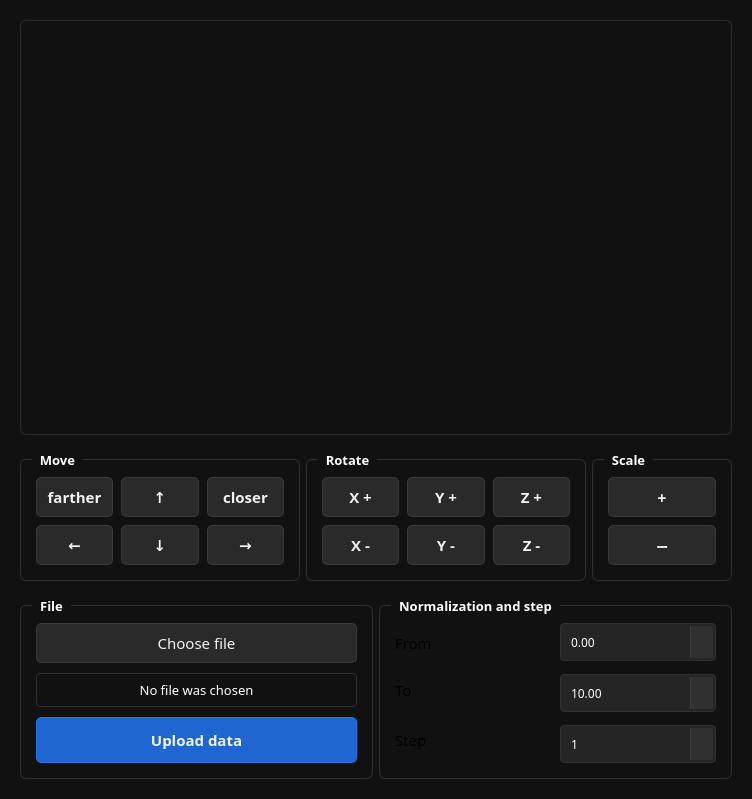
<?xml version="1.0" encoding="UTF-8"?>
<ui version="4.0">
 <class>MainWindow</class>
 <widget class="QMainWindow" name="MainWindow">
  <property name="geometry">
   <rect>
    <x>0</x>
    <y>0</y>
    <width>752</width>
    <height>799</height>
   </rect>
  </property>
  <property name="sizePolicy">
   <sizepolicy hsizetype="Preferred" vsizetype="Maximum">
    <horstretch>0</horstretch>
    <verstretch>0</verstretch>
   </sizepolicy>
  </property>
  <property name="minimumSize">
   <size>
    <width>600</width>
    <height>0</height>
   </size>
  </property>
  <property name="windowTitle">
   <string>3D visualization</string>
  </property>
  <property name="windowIcon">
   <iconset resource="res.qrc">
    <normaloff>:/icons/assets/3d.svg</normaloff>:/icons/assets/3d.svg</iconset>
  </property>
  <property name="styleSheet">
   <string notr="true">QMainWindow {
    background-color: #111111;
	color: #f2f2f2;
}

QGroupBox {
    border: 1px solid #2f2f2f;
    border-radius: 6px;
    margin-top: 18px;
    padding: 8px 6px 6px 6px;
    color: #f2f2f2;
}

QGroupBox::title {
    subcontrol-origin: margin;
    left: 12px;
	top: 10px;
    padding: 0 6px;
    color: #ffffff;
}
QLabel#pathLabel {
    border: 1px solid #2f2f2f;
    border-radius: 4px;
    color: #ffffff;
    padding: 7px 9px;
}
QPushButton {
    background-color: #2a2a2a;
    border: 1px solid #3a3a3a;
    border-radius: 5px;
    color: #f2f2f2;
    min-height: 28px;
    padding: 5px 10px;
}
QPushButton:hover {
    background-color: #333333;
    border-color: #4a4a4a;
}
QPushButton:pressed {
    background-color: #1f1f1f;
}

QPushButton#uploadPushButton {
    background-color: #1f66d1;
    border-color: #2674e8;
    min-height: 34px;
}

QPushButton#uploadPushButton:hover {
    background-color: #2674e8;
}

QDoubleSpinBox {
    background-color: #252525;
    border: 1px solid #303030;
    border-radius: 4px;
    color: #ffffff;
    min-height: 28px;
    padding: 4px 30px 4px 8px;
    selection-background-color: #1f66d1;
}
QDoubleSpinBox:hover {
    border-color: #4a4a4a;
}
QDoubleSpinBox::up-button,
QDoubleSpinBox::down-button {
    subcontrol-origin: border;
    width: 22px;
    right: 3px;
    background-color: #303030;
    border-left: 1px solid #3d3d3d;
}
QDoubleSpinBox::up-button {
    subcontrol-position: top right;
    top: 3px;
    border-top-right-radius: 3px;
}
QDoubleSpinBox::down-button {
    subcontrol-position: bottom right;
    bottom: 3px;
    border-bottom-right-radius: 3px;
}
QDoubleSpinBox::up-button:hover,
QDoubleSpinBox::down-button:hover {
    background-color: #3a3a3a;
}
QDoubleSpinBox::up-button:pressed,
QDoubleSpinBox::down-button:pressed {
    background-color: #1f66d1;
}

QDoubleSpinBox::up-arrow {
    image: url(:/icons/assets/arrow_drop_up.svg);
}
QDoubleSpinBox::down-arrow {
    image: url(:/icons/assets/arrow_drop_down.svg);
}

QGraphicsView#graphicsView {
    border: 1px solid #2b2b2b;
    background-color: #111111;
    border-radius: 6px;
}
QToolTip {
    background-color: #252525;
    border: 1px solid #3a3a3a;
    color: #ffffff;
    padding: 4px;
}</string>
  </property>
  <widget class="QWidget" name="centralwidget">
   <layout class="QVBoxLayout" name="verticalLayout">
    <property name="leftMargin">
     <number>20</number>
    </property>
    <property name="topMargin">
     <number>20</number>
    </property>
    <property name="rightMargin">
     <number>20</number>
    </property>
    <property name="bottomMargin">
     <number>20</number>
    </property>
    <item>
     <widget class="QGraphicsView" name="graphicsView">
      <property name="minimumSize">
       <size>
        <width>400</width>
        <height>400</height>
       </size>
      </property>
      <property name="font">
       <font>
        <family>Nunito</family>
       </font>
      </property>
     </widget>
    </item>
    <item>
     <widget class="QWidget" name="transformWidget" native="true">
      <property name="sizePolicy">
       <sizepolicy hsizetype="Preferred" vsizetype="Maximum">
        <horstretch>0</horstretch>
        <verstretch>0</verstretch>
       </sizepolicy>
      </property>
      <layout class="QHBoxLayout" name="horizontalLayout_2" stretch="2,2,1">
       <property name="leftMargin">
        <number>0</number>
       </property>
       <property name="topMargin">
        <number>0</number>
       </property>
       <property name="rightMargin">
        <number>0</number>
       </property>
       <property name="bottomMargin">
        <number>0</number>
       </property>
       <item>
        <widget class="QGroupBox" name="moveGroupBox">
         <property name="sizePolicy">
          <sizepolicy hsizetype="Preferred" vsizetype="MinimumExpanding">
           <horstretch>0</horstretch>
           <verstretch>0</verstretch>
          </sizepolicy>
         </property>
         <property name="maximumSize">
          <size>
           <width>300</width>
           <height>16777215</height>
          </size>
         </property>
         <property name="font">
          <font>
           <family>Nunito</family>
           <pointsize>10</pointsize>
           <bold>true</bold>
          </font>
         </property>
         <property name="title">
          <string>Move</string>
         </property>
         <layout class="QGridLayout" name="moveLayout">
          <property name="spacing">
           <number>8</number>
          </property>
          <item row="2" column="0">
           <widget class="QPushButton" name="translateXMinusButton">
            <property name="font">
             <font>
              <family>Nunito</family>
              <pointsize>11</pointsize>
              <bold>true</bold>
             </font>
            </property>
            <property name="cursor">
             <cursorShape>PointingHandCursor</cursorShape>
            </property>
            <property name="toolTip">
             <string>X-</string>
            </property>
            <property name="text">
             <string>←</string>
            </property>
           </widget>
          </item>
          <item row="2" column="2">
           <widget class="QPushButton" name="translateYMinusButton">
            <property name="font">
             <font>
              <family>Nunito</family>
              <pointsize>11</pointsize>
              <bold>true</bold>
             </font>
            </property>
            <property name="cursor">
             <cursorShape>PointingHandCursor</cursorShape>
            </property>
            <property name="toolTip">
             <string>Y-</string>
            </property>
            <property name="text">
             <string>↓</string>
            </property>
           </widget>
          </item>
          <item row="1" column="2">
           <widget class="QPushButton" name="translateYPlusButton">
            <property name="font">
             <font>
              <family>Nunito</family>
              <pointsize>11</pointsize>
              <bold>true</bold>
             </font>
            </property>
            <property name="cursor">
             <cursorShape>PointingHandCursor</cursorShape>
            </property>
            <property name="toolTip">
             <string>Y+</string>
            </property>
            <property name="text">
             <string>↑</string>
            </property>
           </widget>
          </item>
          <item row="2" column="3">
           <widget class="QPushButton" name="translateXPlusButton">
            <property name="font">
             <font>
              <family>Nunito</family>
              <pointsize>11</pointsize>
              <bold>true</bold>
             </font>
            </property>
            <property name="cursor">
             <cursorShape>PointingHandCursor</cursorShape>
            </property>
            <property name="toolTip">
             <string>X+</string>
            </property>
            <property name="text">
             <string>→</string>
            </property>
           </widget>
          </item>
          <item row="1" column="0">
           <widget class="QPushButton" name="translateZMinusButton">
            <property name="font">
             <font>
              <family>Nunito</family>
              <pointsize>11</pointsize>
              <bold>true</bold>
             </font>
            </property>
            <property name="toolTip">
             <string>Z-</string>
            </property>
            <property name="text">
             <string>farther</string>
            </property>
           </widget>
          </item>
          <item row="1" column="3">
           <widget class="QPushButton" name="translateZPlusButton">
            <property name="font">
             <font>
              <family>Nunito</family>
              <pointsize>11</pointsize>
              <bold>true</bold>
             </font>
            </property>
            <property name="toolTip">
             <string>Z+</string>
            </property>
            <property name="text">
             <string>closer</string>
            </property>
           </widget>
          </item>
         </layout>
        </widget>
       </item>
       <item>
        <widget class="QGroupBox" name="rotationGroupBox">
         <property name="sizePolicy">
          <sizepolicy hsizetype="Preferred" vsizetype="MinimumExpanding">
           <horstretch>0</horstretch>
           <verstretch>0</verstretch>
          </sizepolicy>
         </property>
         <property name="maximumSize">
          <size>
           <width>300</width>
           <height>16777215</height>
          </size>
         </property>
         <property name="font">
          <font>
           <family>Nunito</family>
           <pointsize>10</pointsize>
           <bold>true</bold>
          </font>
         </property>
         <property name="title">
          <string>Rotate</string>
         </property>
         <layout class="QGridLayout" name="rotationLayout">
          <property name="spacing">
           <number>8</number>
          </property>
          <item row="1" column="0">
           <widget class="QPushButton" name="rotateXMinusButton">
            <property name="font">
             <font>
              <family>Nunito</family>
              <pointsize>11</pointsize>
              <bold>true</bold>
             </font>
            </property>
            <property name="cursor">
             <cursorShape>PointingHandCursor</cursorShape>
            </property>
            <property name="text">
             <string>X -</string>
            </property>
           </widget>
          </item>
          <item row="1" column="1">
           <widget class="QPushButton" name="rotateYMinusButton">
            <property name="font">
             <font>
              <family>Nunito</family>
              <pointsize>11</pointsize>
              <bold>true</bold>
             </font>
            </property>
            <property name="cursor">
             <cursorShape>PointingHandCursor</cursorShape>
            </property>
            <property name="text">
             <string>Y -</string>
            </property>
           </widget>
          </item>
          <item row="0" column="0">
           <widget class="QPushButton" name="rotateXPlusButton">
            <property name="font">
             <font>
              <family>Nunito</family>
              <pointsize>11</pointsize>
              <bold>true</bold>
             </font>
            </property>
            <property name="cursor">
             <cursorShape>PointingHandCursor</cursorShape>
            </property>
            <property name="text">
             <string>X +</string>
            </property>
           </widget>
          </item>
          <item row="0" column="1">
           <widget class="QPushButton" name="rotateYPlusButton">
            <property name="font">
             <font>
              <family>Nunito</family>
              <pointsize>11</pointsize>
              <bold>true</bold>
             </font>
            </property>
            <property name="cursor">
             <cursorShape>PointingHandCursor</cursorShape>
            </property>
            <property name="text">
             <string>Y +</string>
            </property>
           </widget>
          </item>
          <item row="1" column="2">
           <widget class="QPushButton" name="rotateZMinusButton">
            <property name="font">
             <font>
              <family>Nunito</family>
              <pointsize>11</pointsize>
              <bold>true</bold>
             </font>
            </property>
            <property name="cursor">
             <cursorShape>PointingHandCursor</cursorShape>
            </property>
            <property name="text">
             <string>Z -</string>
            </property>
           </widget>
          </item>
          <item row="0" column="2">
           <widget class="QPushButton" name="rotateZPlusButton">
            <property name="font">
             <font>
              <family>Nunito</family>
              <pointsize>11</pointsize>
              <bold>true</bold>
             </font>
            </property>
            <property name="cursor">
             <cursorShape>PointingHandCursor</cursorShape>
            </property>
            <property name="text">
             <string>Z +</string>
            </property>
           </widget>
          </item>
         </layout>
        </widget>
       </item>
       <item>
        <widget class="QGroupBox" name="scaleGroupBox">
         <property name="sizePolicy">
          <sizepolicy hsizetype="Preferred" vsizetype="MinimumExpanding">
           <horstretch>0</horstretch>
           <verstretch>0</verstretch>
          </sizepolicy>
         </property>
         <property name="maximumSize">
          <size>
           <width>300</width>
           <height>16777215</height>
          </size>
         </property>
         <property name="font">
          <font>
           <family>Nunito</family>
           <pointsize>10</pointsize>
           <bold>true</bold>
          </font>
         </property>
         <property name="title">
          <string>Scale</string>
         </property>
         <layout class="QVBoxLayout" name="verticalLayout_2">
          <property name="spacing">
           <number>8</number>
          </property>
          <item>
           <widget class="QPushButton" name="zoomInButton">
            <property name="font">
             <font>
              <family>Nunito</family>
              <pointsize>12</pointsize>
              <bold>true</bold>
             </font>
            </property>
            <property name="cursor">
             <cursorShape>PointingHandCursor</cursorShape>
            </property>
            <property name="text">
             <string>+</string>
            </property>
           </widget>
          </item>
          <item>
           <widget class="QPushButton" name="zoomOutButton">
            <property name="font">
             <font>
              <family>Nunito</family>
              <pointsize>12</pointsize>
              <bold>true</bold>
             </font>
            </property>
            <property name="cursor">
             <cursorShape>PointingHandCursor</cursorShape>
            </property>
            <property name="text">
             <string>−</string>
            </property>
           </widget>
          </item>
         </layout>
        </widget>
       </item>
      </layout>
     </widget>
    </item>
    <item>
     <widget class="QWidget" name="fileworkWidget" native="true">
      <property name="sizePolicy">
       <sizepolicy hsizetype="Preferred" vsizetype="Maximum">
        <horstretch>0</horstretch>
        <verstretch>0</verstretch>
       </sizepolicy>
      </property>
      <layout class="QHBoxLayout" name="horizontalLayout_3" stretch="2,2">
       <property name="leftMargin">
        <number>0</number>
       </property>
       <property name="topMargin">
        <number>0</number>
       </property>
       <property name="rightMargin">
        <number>0</number>
       </property>
       <property name="bottomMargin">
        <number>0</number>
       </property>
       <item>
        <widget class="QGroupBox" name="fileGroupBox">
         <property name="sizePolicy">
          <sizepolicy hsizetype="Preferred" vsizetype="MinimumExpanding">
           <horstretch>0</horstretch>
           <verstretch>0</verstretch>
          </sizepolicy>
         </property>
         <property name="maximumSize">
          <size>
           <width>400</width>
           <height>16777215</height>
          </size>
         </property>
         <property name="font">
          <font>
           <family>Nunito</family>
           <pointsize>10</pointsize>
           <bold>true</bold>
          </font>
         </property>
         <property name="title">
          <string>File</string>
         </property>
         <layout class="QVBoxLayout" name="fileLayout">
          <property name="spacing">
           <number>10</number>
          </property>
          <item>
           <widget class="QPushButton" name="filePushButton">
            <property name="font">
             <font>
              <family>Nunito</family>
              <pointsize>11</pointsize>
              <bold>false</bold>
             </font>
            </property>
            <property name="cursor">
             <cursorShape>PointingHandCursor</cursorShape>
            </property>
            <property name="text">
             <string>Choose file</string>
            </property>
           </widget>
          </item>
          <item>
           <widget class="QLabel" name="pathLabel">
            <property name="minimumSize">
             <size>
              <width>0</width>
              <height>34</height>
             </size>
            </property>
            <property name="font">
             <font>
              <family>Nunito</family>
              <pointsize>10</pointsize>
             </font>
            </property>
            <property name="toolTip">
             <string>CSV file path will be shown here</string>
            </property>
            <property name="text">
             <string>No file was chosen</string>
            </property>
            <property name="alignment">
             <set>Qt::AlignmentFlag::AlignCenter</set>
            </property>
            <property name="wordWrap">
             <bool>true</bool>
            </property>
           </widget>
          </item>
          <item>
           <widget class="QPushButton" name="uploadPushButton">
            <property name="sizePolicy">
             <sizepolicy hsizetype="Preferred" vsizetype="MinimumExpanding">
              <horstretch>0</horstretch>
              <verstretch>0</verstretch>
             </sizepolicy>
            </property>
            <property name="font">
             <font>
              <family>Nunito</family>
              <pointsize>11</pointsize>
              <bold>true</bold>
             </font>
            </property>
            <property name="cursor">
             <cursorShape>PointingHandCursor</cursorShape>
            </property>
            <property name="text">
             <string>Upload data</string>
            </property>
           </widget>
          </item>
         </layout>
        </widget>
       </item>
       <item>
        <widget class="QGroupBox" name="normalizationGroupBox">
         <property name="sizePolicy">
          <sizepolicy hsizetype="Preferred" vsizetype="MinimumExpanding">
           <horstretch>0</horstretch>
           <verstretch>0</verstretch>
          </sizepolicy>
         </property>
         <property name="maximumSize">
          <size>
           <width>400</width>
           <height>16777215</height>
          </size>
         </property>
         <property name="font">
          <font>
           <family>Nunito</family>
           <pointsize>10</pointsize>
           <bold>true</bold>
          </font>
         </property>
         <property name="title">
          <string>Normalization and step</string>
         </property>
         <layout class="QGridLayout" name="gridLayout">
          <property name="spacing">
           <number>8</number>
          </property>
          <item row="2" column="0">
           <widget class="QLabel" name="normToLabel">
            <property name="sizePolicy">
             <sizepolicy hsizetype="Preferred" vsizetype="MinimumExpanding">
              <horstretch>0</horstretch>
              <verstretch>0</verstretch>
             </sizepolicy>
            </property>
            <property name="font">
             <font>
              <family>Nunito</family>
              <pointsize>11</pointsize>
             </font>
            </property>
            <property name="text">
             <string>To</string>
            </property>
           </widget>
          </item>
          <item row="2" column="1" rowspan="2">
           <widget class="QDoubleSpinBox" name="normBSpinBox">
            <property name="minimumSize">
             <size>
              <width>0</width>
              <height>38</height>
             </size>
            </property>
            <property name="font">
             <font>
              <family>Nunito</family>
             </font>
            </property>
            <property name="cursor">
             <cursorShape>PointingHandCursor</cursorShape>
            </property>
            <property name="toolTip">
             <string>Maximum normalization range</string>
            </property>
            <property name="minimum">
             <double>-1000000.000000000000000</double>
            </property>
            <property name="maximum">
             <double>1000000.000000000000000</double>
            </property>
            <property name="value">
             <double>10.000000000000000</double>
            </property>
           </widget>
          </item>
          <item row="0" column="1">
           <widget class="QDoubleSpinBox" name="normASpinBox">
            <property name="minimumSize">
             <size>
              <width>0</width>
              <height>38</height>
             </size>
            </property>
            <property name="font">
             <font>
              <family>Nunito</family>
             </font>
            </property>
            <property name="cursor">
             <cursorShape>PointingHandCursor</cursorShape>
            </property>
            <property name="toolTip">
             <string>Minimum normalization range</string>
            </property>
            <property name="minimum">
             <double>-1000000.000000000000000</double>
            </property>
            <property name="maximum">
             <double>1000000.000000000000000</double>
            </property>
            <property name="value">
             <double>0.000000000000000</double>
            </property>
           </widget>
          </item>
          <item row="3" column="0" rowspan="2">
           <widget class="QLabel" name="normToLabel_2">
            <property name="sizePolicy">
             <sizepolicy hsizetype="Preferred" vsizetype="MinimumExpanding">
              <horstretch>0</horstretch>
              <verstretch>0</verstretch>
             </sizepolicy>
            </property>
            <property name="font">
             <font>
              <family>Nunito</family>
              <pointsize>11</pointsize>
             </font>
            </property>
            <property name="text">
             <string>Step</string>
            </property>
           </widget>
          </item>
          <item row="4" column="1">
           <widget class="QDoubleSpinBox" name="stepSpinBox">
            <property name="minimumSize">
             <size>
              <width>0</width>
              <height>38</height>
             </size>
            </property>
            <property name="font">
             <font>
              <family>Nunito</family>
             </font>
            </property>
            <property name="cursor">
             <cursorShape>PointingHandCursor</cursorShape>
            </property>
            <property name="toolTip">
             <string/>
            </property>
            <property name="decimals">
             <number>0</number>
            </property>
            <property name="minimum">
             <double>1.000000000000000</double>
            </property>
            <property name="maximum">
             <double>100.000000000000000</double>
            </property>
            <property name="value">
             <double>1.000000000000000</double>
            </property>
           </widget>
          </item>
          <item row="0" column="0">
           <widget class="QLabel" name="normFromLabel">
            <property name="sizePolicy">
             <sizepolicy hsizetype="Preferred" vsizetype="MinimumExpanding">
              <horstretch>0</horstretch>
              <verstretch>0</verstretch>
             </sizepolicy>
            </property>
            <property name="font">
             <font>
              <family>Nunito</family>
              <pointsize>11</pointsize>
             </font>
            </property>
            <property name="text">
             <string>From</string>
            </property>
           </widget>
          </item>
         </layout>
        </widget>
       </item>
      </layout>
     </widget>
    </item>
   </layout>
  </widget>
 </widget>
 <resources>
  <include location="res.qrc"/>
 </resources>
 <connections/>
</ui>
